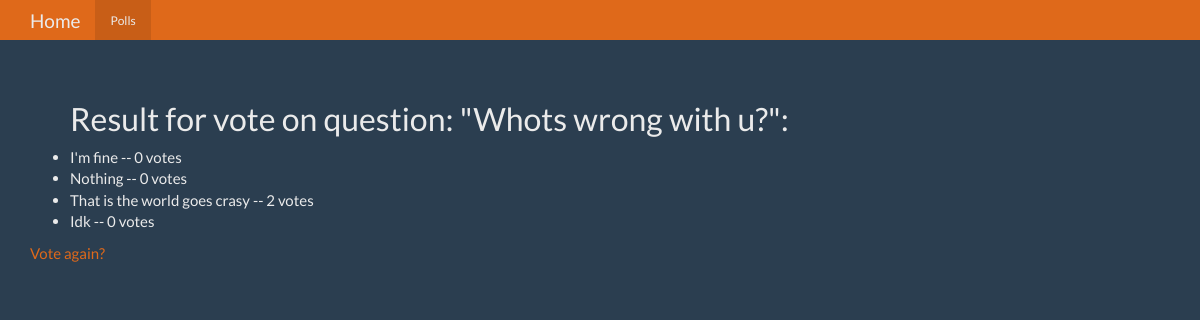
Screenshot of /polls/5/results/ with the database file from the repository.
### polls/models.py (models this page shows, shortened)
class Question(models.Model):
    question_text = models.CharField(max_length=200)
    pub_date = models.DateTimeField('date published')
    def was_published_recently(self):
        now = timezone.now()
        return now - datetime.timedelta(days=1) <= self.pub_date <= now
    was_published_recently.admin_order_field = 'pub_date'
    was_published_recently.boolean = True
    was_published_recently.short_description = 'Published recently?'

class Choice(models.Model):
    question = models.ForeignKey(Question)
    choice_text = models.CharField(max_length=200)
    votes = models.IntegerField(default=0)

### polls/views.py (the view)
# urls.py: url(r'^(?P<pk>[0-9]+)/results/$', views.ResultsView.as_view(), name='results'),
class ResultsView(generic.DetailView):
    model = Question
    template_name = 'polls/results.html'

### polls/templates/polls/results.html (shortened to what this page needs)
{% extends 'polls/base.html' %}
{% block content %}
<ul><h2>Result for vote on question: "{{ question.question_text }}":</h2>
{% for choice in question.choice_set.all %}
    <li>{{ choice.choice_text }} -- {{ choice.votes }} vote{{ choice.votes|pluralize }}</li>
{% endfor %}
</ul>
<a href="{% url 'polls:detail' question.id %}">Vote again?</a>
{% endblock %}

### rows the page displays
Question: question_text "Whots wrong with u?"
Choice: choice_text "I'm fine", votes "0"
Choice: choice_text "Nothing", votes "0"
Choice: choice_text "That is the world goes crasy", votes "2"
Choice: choice_text "Idk", votes "0"
